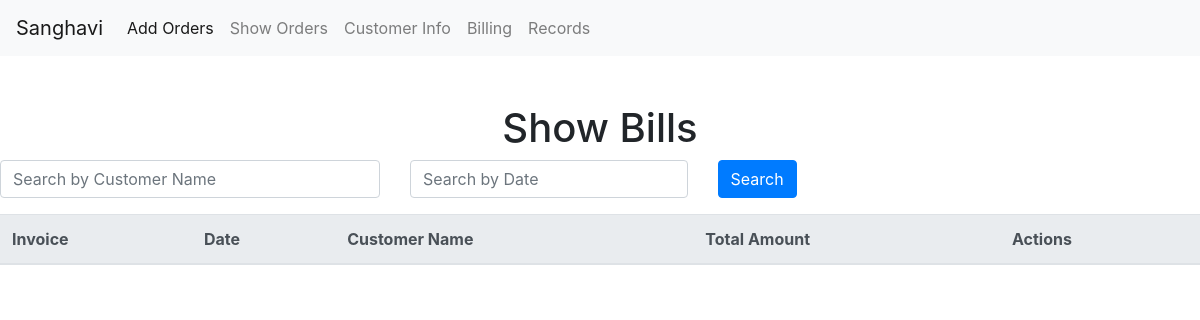
The page /show-bill/ on the database as committed earlier.
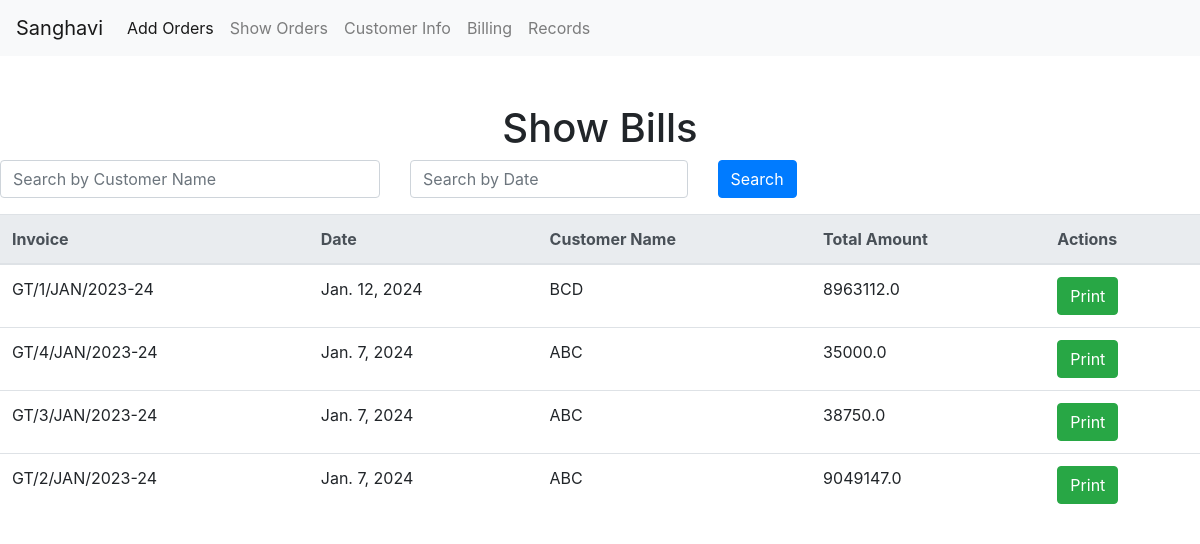
The same page on the database as committed later.
### crudapp/models.py (models this page shows, shortened)
class Record(models.Model):
    record_id = models.AutoField(primary_key=True)
    Invoice = models.CharField(max_length=50,null=True, blank=True)
    Cname = models.CharField(max_length=20)
    Cadr = models.CharField(max_length=100)
    Sadr = models.CharField(max_length=100)
    state = models.CharField(max_length=30, null=True, blank=True)
    code = models.FloatField(null=True, blank=True)
    gst = models.CharField(max_length=20, null=True, blank=True)
    date = models.DateField()
    InvoiceEnd = models.DateField(null=True, blank=True)
    tax_rate = models.FloatField(null=True, blank=True)
    lorry_no = models.CharField(max_length=20)
    trip = models.FloatField()
    challan = models.CharField(max_length=20)
    hsn = models.CharField(max_length=20)
    product = models.CharField(max_length=20)
    aggregated_quantity = models.FloatField()
    rate = models.FloatField()
    aggregated_amount = models.FloatField()
    cgst = models.FloatField()
    sgst = models.FloatField()
    final_amount = models.FloatField()
    total_amount = models.FloatField(null=True, blank=True)

### crudapp/views.py (the view)
# urls.py: path('show-bill/', views.showBillView, name='showBill_url'),
def showBillView(request):
    customer_query = request.GET.get('customer', '')
    date_query = request.GET.get('date', '')
    records = Record.objects.values('Invoice').annotate(
        record_id=Max('record_id'),
        date=Max('date'),
        customer=Max('Cname'),
        total_amount=Max('total_amount'),
    ).order_by('-date')
    if customer_query:
        records = records.filter(Q(customer__icontains=customer_query))
    if date_query:
        date = datetime.strptime(date_query, '%Y-%m-%d').date()
        records = records.filter(date=date)
    template_name = 'crudapp/showBill.html'
    context = {'records': records}
    return render(request, template_name, context)

### crudapp/templates/crudapp/showBill.html (shortened to what this page needs)
{% extends 'layout.html' %}
{% block content %}
    <h1 class="text-center">Show Bills</h1>
    <form method="GET" action="{% url 'showBill_url' %}" class="mb-3">
        <div class="row">
            <div class="col-md-4">
                <input type="text" name="customer" class="form-control" placeholder="Search by Customer Name" value="{{ request.GET.customer }}">
            </div>
            <div class="col-md-3">
                <input type="text" name="date" class="form-control" placeholder="Search by Date" value="{{ request.GET.date }}">
            </div>
            <div class="col-md-1">
                <button type="submit" class="btn btn-primary">Search</button>
            </div>
        </div>
    </form>
    <table class="table">
        <thead class="thead-light">
            <tr>
                <th scope="col">Invoice</th>
                <th scope="col">Date</th>
                <th scope="col">Customer Name</th>
                <th scope="col">Total Amount</th>
                <th scope="col">Actions</th>
            </tr>
        </thead>
        <tbody>
            {% for record in records %}
                <tr>
                    <td>{{ record.Invoice }}</td>
                    <td>{{ record.date }}</td>
                    <td>{{ record.customer }}</td>
                    <td>{{ record.total_amount }}</td>
                    <td>
                        <form method="POST" action="{% url 'print_docx_url' %}" style="display: inline;">
                            <button type="submit" class="btn btn-success">Print</button>
                        </form>
                    </td>
                </tr>
            {% endfor %}
        </tbody>
    </table>
{% endblock %}

Rows that differ between the two databases and show on the page:
added Record: Invoice "GT/1/JAN/2023-24", date "Jan. 12, 2024", customer "BCD", total_amount "8963112.0"
added Record: Invoice "GT/4/JAN/2023-24", date "Jan. 7, 2024", customer "ABC", total_amount "35000.0"
added Record: Invoice "GT/3/JAN/2023-24", date "Jan. 7, 2024", customer "ABC", total_amount "38750.0"
added Record: Invoice "GT/2/JAN/2023-24", date "Jan. 7, 2024", customer "ABC", total_amount "9049147.0"
